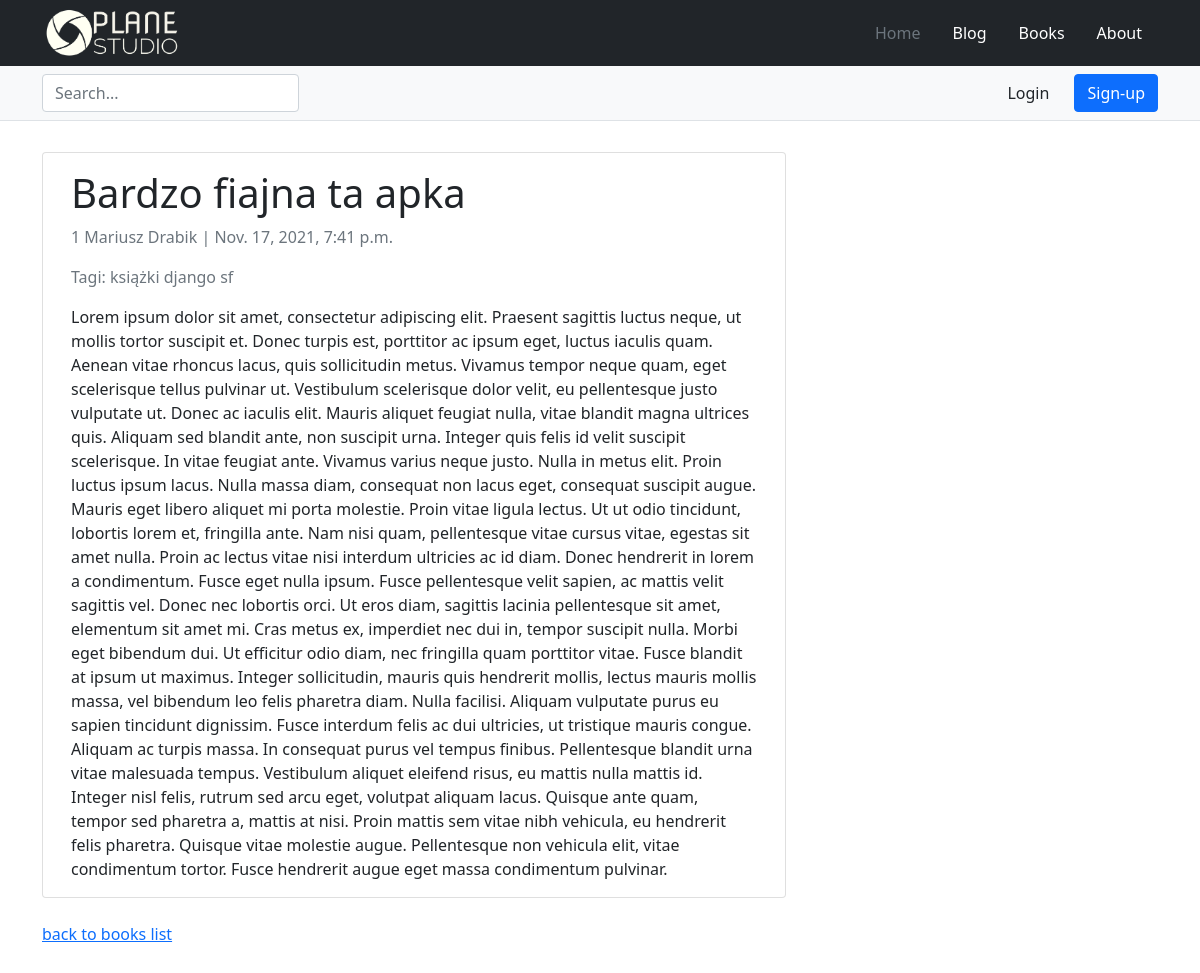
/blog/bardzo-fiajna-ta-apka/, run on the app's committed database.
### blog/models.py (models this page shows, shortened)
class Post(models.Model):
    title = models.CharField(max_length=255, unique=True)
    slug = models.SlugField(max_length=255, unique=True)
    content = models.TextField()
    published = models.BooleanField(default=False)
    sponsored = models.BooleanField(default=False)
    created = models.DateTimeField(auto_now_add=True)
    modified = models.DateTimeField(auto_now=True)
    author = models.ForeignKey(Author, on_delete=models.CASCADE, null=True)
    tags = models.ManyToManyField('tags.Tag', related_name='posts')
    categories = models.ManyToManyField('blog.Category', related_name='posts')
    class Meta:
        ordering = ['-published']

class Author(models.Model):
    first_name = models.CharField(max_length=30)
    last_name = models.CharField(max_length=30)
    def __str__(self) -> str:
        return f'{self.pk} {self.first_name} {self.last_name}'

### tags/models.py (models this page shows, shortened)
class Tag(models.Model):
    name = models.CharField(unique=True, max_length=100)
    slug = models.SlugField(unique=True, max_length=100)

### blog/views.py (the view)
# urls.py: path('<slug:post>/', post_detail, name='post_detail'),
def post_detail(request, post):
    posts = get_object_or_404(Post, slug=post)
    tags = posts.tags.all()
    return render(request, "blog/post_detail.html", {"post": posts, "tags": tags})

### blog/templates/blog/post_detail.html
{% extends 'blog/index.h.html' %}
{% block content %}
<div class="container">
  <div class="row">
    <div class="col-md-8 card mb-4  mt-3 left  top">
      <div class="card-body">
        <h1>{% block title %} {{ post.title }} {% endblock title %}</h1>
        <p class=" text-muted">{{ post.author }} | {{ post.created }}</p>
        {% if tags %}
          <p class=" text-muted">Tagi:
            {% for tag in tags %}
              {{ tag.name }}
            {% endfor %}
        {% endif %}
          </p>
        <p class="card-text ">{{ post.content | safe }}</p>
      </div>
    </div>
  </div>
</div>
<div><a href="{% url 'blog:blog_index' %}">back to books list</a></div>
{% endblock content %}

### main/static/main/style.css (style rules this page uses)
body { min-height: 75rem; padding-top: 8.5rem; }

### data on the page
Post: title "Bardzo fiajna ta apka", author "1 Mariusz Drabik", created "Nov. 17, 2021, 7:41 p.m.", content "Lorem ipsum dolor sit amet, consectetur adipiscing elit. Praesent sagittis luctus neque, ut mollis tortor suscipit et. Donec turpis est, porttitor ac ipsum eget, luctus iaculis quam. Aenean vitae rhoncus lacus, quis sollicitudin metus. Vivamus tempor neque quam, eget scelerisque tellus pulvinar ut. Vestibulum scelerisque dolor velit, eu pellentesque justo vulputate ut. Donec ac iaculis elit. Mauris aliquet feugiat nulla, vitae blandit magna ultrices quis. Aliquam sed blandit ante, non suscipit urna. Integer quis felis id velit suscipit scelerisque. In vitae feugiat ante. Vivamus varius neque justo. Nulla in metus elit. Proin luctus ipsum lacus. Nulla massa diam, consequat non lacus eget,…"
Tag: name "książki"
Tag: name "django"
Tag: name "sf"
